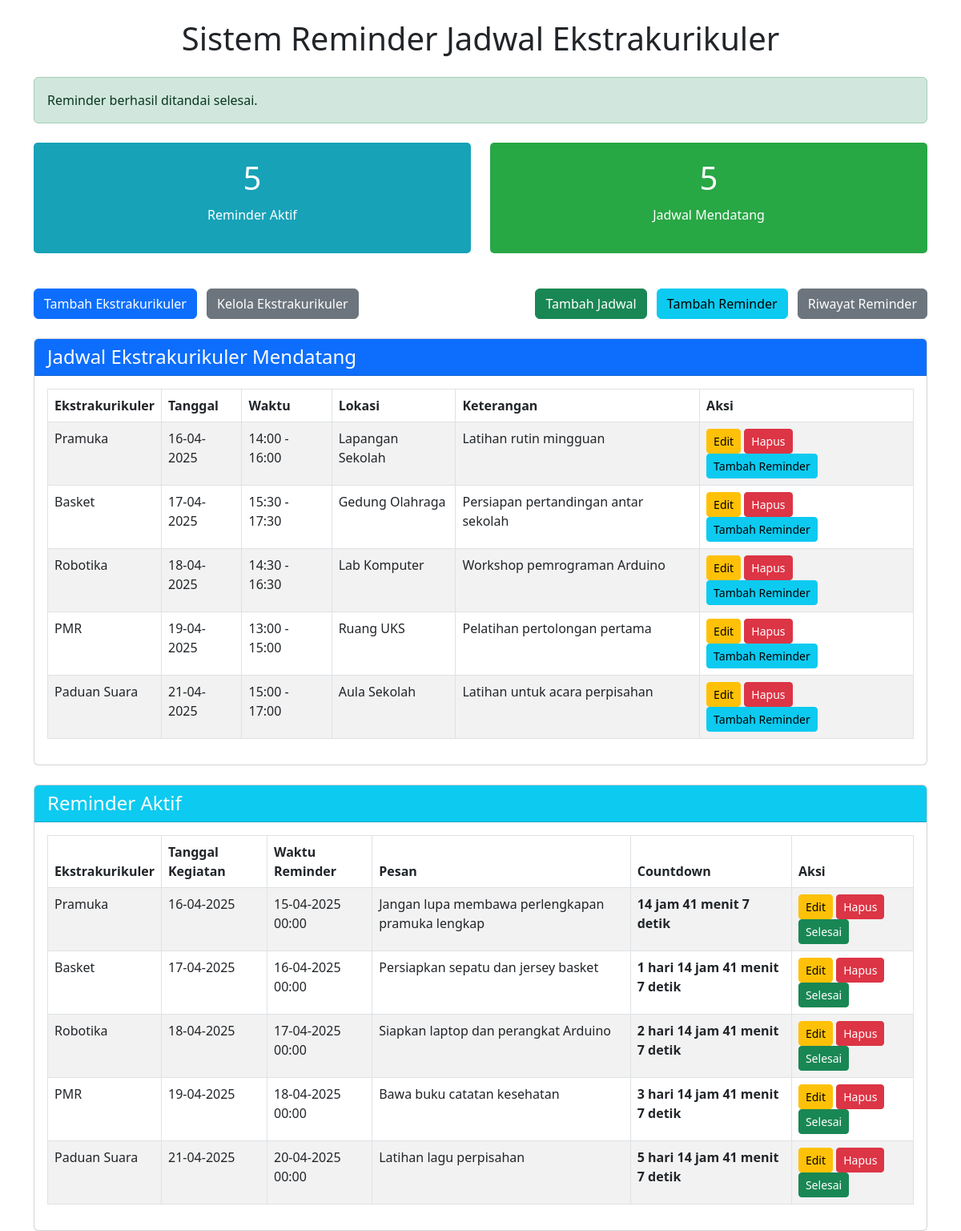
The page /index.php?pesan=reminder_selesai on the database its author committed.
### tables this page shows
CREATE TABLE `jadwal` (
  `id` int(11) NOT NULL,
  `ekstrakulikuler_id` int(11) NOT NULL,
  `tanggal` date NOT NULL,
  `waktu_mulai` time NOT NULL,
  `waktu_selesai` time NOT NULL,
  `lokasi` varchar(100) DEFAULT NULL,
  `keterangan` text,
  `status` enum('Aktif','Selesai','Dibatalkan') DEFAULT 'Aktif',
  `created_at` timestamp NULL DEFAULT CURRENT_TIMESTAMP
);

CREATE TABLE `ekstrakurikuler` (
  `id` int(11) NOT NULL,
  `nama` varchar(100) NOT NULL,
  `deskripsi` text,
  `created_at` timestamp NULL DEFAULT CURRENT_TIMESTAMP
);

CREATE TABLE `reminder` (
  `id` int(11) NOT NULL,
  `jadwal_id` int(11) NOT NULL,
  `waktu_reminder` datetime NOT NULL,
  `pesan` text,
  `status` enum('Belum','Sudah') DEFAULT 'Belum',
  `created_at` timestamp NULL DEFAULT CURRENT_TIMESTAMP
);

### index.php (the view, shortened to what this page needs)
<?php
require_once 'config.php';
$pesan = '';
if (isset($_GET['pesan'])) {
    switch ($_GET['pesan']) {
        case 'reminder_selesai':
            $pesan = "Reminder berhasil ditandai selesai.";
            break;
    }
}
$today = date('Y-m-d');
$query = "SELECT j.*, e.nama as nama_ekskul
          FROM jadwal j
          JOIN ekstrakurikuler e ON j.ekstrakulikuler_id = e.id
          WHERE j.tanggal >= '$today' AND j.status = 'Aktif'
          ORDER BY j.tanggal ASC, j.waktu_mulai ASC";
$result = $conn->query($query);
$reminder_query = "SELECT r.*, j.tanggal, e.nama as nama_ekskul
                  FROM reminder r
                  JOIN jadwal j ON r.jadwal_id = j.id
                  JOIN ekstrakurikuler e ON j.ekstrakulikuler_id = e.id
                  WHERE r.status = 'Belum' AND j.status = 'Aktif'
                  ORDER BY r.waktu_reminder ASC";
$reminder_result = $conn->query($reminder_query);
$total_reminder = $reminder_result->num_rows;
$total_jadwal = $result->num_rows;
?>
<!DOCTYPE html>
<html lang="id">
<head>
    <link rel="stylesheet" href="https://cdnjs.cloudflare.com/ajax/libs/bootstrap/5.3.0/css/bootstrap.min.css">
</head>
<body>
    <div class="container mt-4">
        <h1 class="text-center mb-4">Sistem Reminder Jadwal Ekstrakurikuler</h1>
        <?php if ($pesan): ?>
            <div class="alert alert-success mb-4"><?php echo $pesan; ?></div>
        <?php endif; ?>
        <div class="row mb-4">
            <div class="col-md-6">
                <div class="dashboard-box dashboard-reminder">
                    <h2><?php echo $total_reminder; ?></h2>
                    <p>Reminder Aktif</p>
                </div>
            </div>
            <div class="col-md-6">
                <div class="dashboard-box dashboard-jadwal">
                    <h2><?php echo $total_jadwal; ?></h2>
                    <p>Jadwal Mendatang</p>
                </div>
            </div>
        </div>
        <div class="row mb-4">
            <div class="col-md-12 d-flex justify-content-between">
                <div>
                    <a href="tambah_ekskul.php" class="btn btn-primary me-2">Tambah Ekstrakurikuler</a>
                    <a href="kelola_ekskul.php" class="btn btn-secondary me-2">Kelola Ekstrakurikuler</a>
                </div>
                <div>
                    <a href="tambah_jadwal.php" class="btn btn-success me-2">Tambah Jadwal</a>
                    <a href="tambah_reminder.php" class="btn btn-info me-2">Tambah Reminder</a>
                    <a href="riwayat_reminder.php" class="btn btn-secondary">Riwayat Reminder</a>
                </div>
            </div>
        </div>
        <div class="row">
            <div class="col-md-12">
                <div class="card mb-4">
                    <div class="card-header bg-primary text-white">
                        <h4 class="mb-0">Jadwal Ekstrakurikuler Mendatang</h4>
                    </div>
                    <div class="card-body">
                        <?php if ($result->num_rows > 0): ?>
                            <div class="table-responsive">
                                <table class="table table-striped table-bordered">
                                    <thead>
                                        <tr>
                                            <th>Ekstrakurikuler</th>
                                            <th>Tanggal</th>
                                            <th>Waktu</th>
                                            <th>Lokasi</th>
                                            <th>Keterangan</th>
                                            <th>Aksi</th>
                                        </tr>
                                    </thead>
                                    <tbody>
                                        <?php while ($row = $result->fetch_assoc()): ?>
                                            <tr>
                                                <td><?php echo $row['nama_ekskul']; ?></td>
                                                <td><?php echo date('d-m-Y', strtotime($row['tanggal'])); ?></td>
                                                <td><?php echo date('H:i', strtotime($row['waktu_mulai'])) . ' - ' . date('H:i', strtotime($row['waktu_selesai'])); ?></td>
                                                <td><?php echo $row['lokasi']; ?></td>
                                                <td><?php echo $row['keterangan']; ?></td>
                                                <td>
                                                    <a href="edit_jadwal.php?id=<?php echo $row['id']; ?>" class="btn btn-sm btn-warning">Edit</a>
                                                    <a href="hapus_jadwal.php?id=<?php echo $row['id']; ?>" class="btn btn-sm btn-danger" onclick="return confirm('Apakah Anda yakin ingin menghapus jadwal ini?')">Hapus</a>
                                                    <a href="tambah_reminder.php?jadwal_id=<?php echo $row['id']; ?>" class="btn btn-sm btn-info">Tambah Reminder</a>
                                                </td>
                                            </tr>
                                        <?php endwhile; ?>
                                    </tbody>
                                </table>
                            </div>
                        <?php else: ?>
                            <p class="text-center">Tidak ada jadwal ekstrakurikuler mendatang.</p>
                        <?php endif; ?>
                    </div>
                </div>
            </div>
        </div>
        <div class="row">
            <div class="col-md-12">
                <div class="card">
                    <div class="card-header bg-info text-white">
                        <h4 class="mb-0">Reminder Aktif</h4>
                    </div>
                    <div class="card-body">
                        <?php if ($reminder_result->num_rows > 0): ?>
                            <div class="table-responsive">
                                <table class="table table-striped table-bordered">
                                    <thead>
                                        <tr>
                                            <th>Ekstrakurikuler</th>
                                            <th>Tanggal Kegiatan</th>
                                            <th>Waktu Reminder</th>
                                            <th>Pesan</th>
                                            <th>Countdown</th>
                                            <th>Aksi</th>
                                        </tr>
                                    </thead>
                                    <tbody>
                                        <?php
                                        $reminder_result->data_seek(0);
                                        while ($row = $reminder_result->fetch_assoc()):
                                        ?>
                                            <tr>
                                                <td><?php echo $row['nama_ekskul']; ?></td>
                                                <td><?php echo date('d-m-Y', strtotime($row['tanggal'])); ?></td>
                                                <td><?php echo date('d-m-Y H:i', strtotime($row['waktu_reminder'])); ?></td>
                                                <td><?php echo $row['pesan']; ?></td>
                                                <td class="countdown" data-target="<?php echo strtotime($row['waktu_reminder']) * 1000; ?>">Menghitung...</td>
                                                <td>
                                                    <a href="edit_reminder.php?id=<?php echo $row['id']; ?>" class="btn btn-sm btn-warning">Edit</a>
                                                    <a href="hapus_reminder.php?id=<?php echo $row['id']; ?>" class="btn btn-sm btn-danger" onclick="return confirm('Apakah Anda yakin ingin menghapus reminder ini?')">Hapus</a>
                                                    <a href="selesaikan_reminder.php?id=<?php echo $row['id']; ?>" class="btn btn-sm btn-success">Selesai</a>
                                                </td>
                                            </tr>
                                        <?php endwhile; ?>
                                    </tbody>
                                </table>
                            </div>
                        <?php else: ?>
                            <p class="text-center">Tidak ada reminder aktif saat ini.</p>
                        <?php endif; ?>
                    </div>
                </div>
            </div>
        </div>
    </div>
</body>
</html>

### index.php (style rules this page uses)
.countdown { font-weight: bold; color: #dc3545; }
.dashboard-box { padding: 20px; border-radius: 5px; margin-bottom: 20px; text-align: center; color: white; }
.dashboard-box h2 { font-size: 2.5rem; margin-bottom: 10px; }
.dashboard-reminder { background-color: #17a2b8; }
.dashboard-jadwal { background-color: #28a745; }

### rows shown on the page
jadwal: ekstrakulikuler.nama "Pramuka", tanggal "16-04-2025", waktu_mulai "14:00", waktu_selesai "16:00", lokasi "Lapangan Sekolah", keterangan "Latihan rutin mingguan"
jadwal: ekstrakulikuler.nama "Basket", tanggal "17-04-2025", waktu_mulai "15:30", waktu_selesai "17:30", lokasi "Gedung Olahraga", keterangan "Persiapan pertandingan antar sekolah"
jadwal: ekstrakulikuler.nama "Robotika", tanggal "18-04-2025", waktu_mulai "14:30", waktu_selesai "16:30", lokasi "Lab Komputer", keterangan "Workshop pemrograman Arduino"
jadwal: ekstrakulikuler.nama "PMR", tanggal "19-04-2025", waktu_mulai "13:00", waktu_selesai "15:00", lokasi "Ruang UKS", keterangan "Pelatihan pertolongan pertama"
jadwal: ekstrakulikuler.nama "Paduan Suara", tanggal "21-04-2025", waktu_mulai "15:00", waktu_selesai "17:00", lokasi "Aula Sekolah", keterangan "Latihan untuk acara perpisahan"
reminder: ekstrakurikuler.nama "Pramuka", jadwal.tanggal "16-04-2025", waktu_reminder "15-04-2025 00:00", pesan "Jangan lupa membawa perlengkapan pramuka lengkap"
reminder: ekstrakurikuler.nama "Basket", jadwal.tanggal "17-04-2025", waktu_reminder "16-04-2025 00:00", pesan "Persiapkan sepatu dan jersey basket"
reminder: ekstrakurikuler.nama "Robotika", jadwal.tanggal "18-04-2025", waktu_reminder "17-04-2025 00:00", pesan "Siapkan laptop dan perangkat Arduino"
reminder: ekstrakurikuler.nama "PMR", jadwal.tanggal "19-04-2025", waktu_reminder "18-04-2025 00:00", pesan "Bawa buku catatan kesehatan"
reminder: ekstrakurikuler.nama "Paduan Suara", jadwal.tanggal "21-04-2025", waktu_reminder "20-04-2025 00:00", pesan "Latihan lagu perpisahan"

### other values the page prints
$pesan "Reminder berhasil ditandai selesai."
$total_reminder "5"
$total_jadwal "5"
